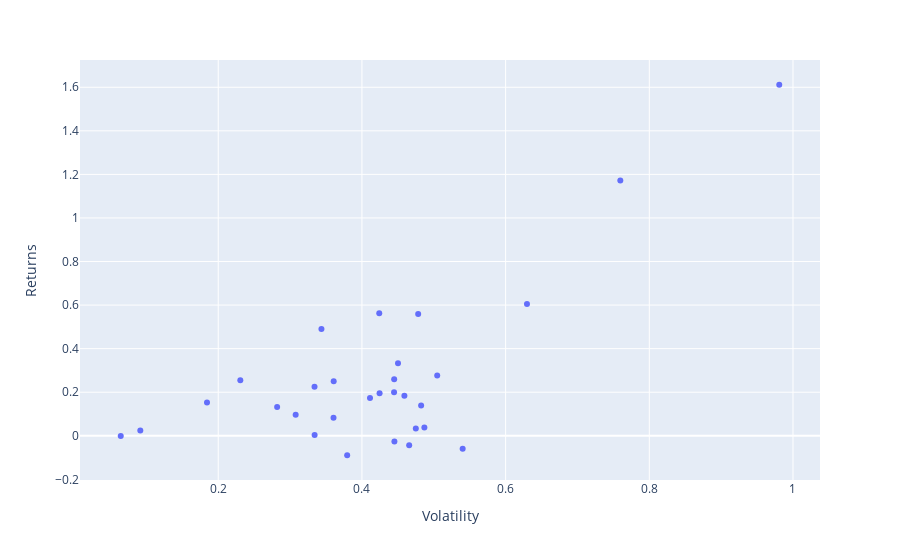

Notebook cell for this chart:
### Code cell
px.scatter(df_returns, x="Volatility", y="Returns", hover_name=df_returns.index)

### Figure 1 — Plotly figure (JSON) as saved in the notebook; plotly's stock layout.template omitted (floating-point values rounded to 4 significant figures)
{"data": [{"hovertemplate": "<b>%{hovertext}</b><br><br>Volatility=%{x}<br>Returns=%{y}<extra></extra>", "hovertext": ["ABEV3.SA", "B3SA3.SA", "BBAS3.SA", "BOVA11.SA", "BRL=X", "BTC-USD", "CCRO3.SA", "CMIG4.SA", "CSNA3.SA", "EGIE3.SA", "EQTL3.SA", "ETH-USD", "EURUSD=X", "GBPUSD=X", "ITSA4.SA", "ITUB4.SA", "JBSS3.SA", "KEPL3.SA", "KLBN11.SA", "LEVE3.SA", "LREN3.SA", "MULT3.SA", "PETR4.SA", "POMO4.SA", "SBSP3.SA", "SUZB3.SA", "UGPA3.SA", "VALE3.SA", "WEGE3.SA", "^GSPC"], "legendgroup": "", "marker": {"color": "#636efa", "symbol": "circle"}, "mode": "markers", "name": "", "orientation": "v", "showlegend": false, "x": [0.3604, 0.4447, 0.4452, 0.3078, 0.1844, 0.7597, 0.4824, 0.4112, 0.6297, 0.282, 0.334, 0.9809, 0.0643, 0.09153, 0.3341, 0.3795, 0.4783, 0.3436, 0.3607, 0.4246, 0.4658, 0.475, 0.5048, 0.4869, 0.4591, 0.4449, 0.5402, 0.4502, 0.4241, 0.2307], "xaxis": "x", "y": [0.08263, 0.1997, -0.02603, 0.09649, 0.1531, 1.172, 0.1389, 0.1739, 0.605, 0.1326, 0.2251, 1.612, -0.00108, 0.02424, 0.003229, -0.0894, 0.5591, 0.4901, 0.2507, 0.1957, -0.04296, 0.03375, 0.2768, 0.03762, 0.1842, 0.2592, -0.05987, 0.3329, 0.5628, 0.2545], "yaxis": "y", "type": "scatter"}], "layout": {"xaxis": {"anchor": "y", "domain": [0.0, 1.0], "title": {"text": "Volatility"}}, "yaxis": {"anchor": "x", "domain": [0.0, 1.0], "title": {"text": "Returns"}}, "legend": {"tracegroupgap": 0}, "margin": {"t": 60}}}
